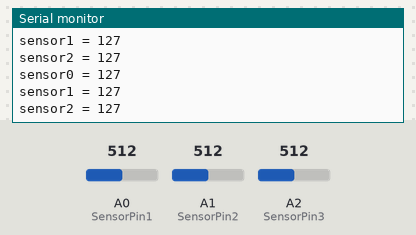
The sketch below on a simulated Arduino Uno, built with avr-gcc and run on an emulated ATmega328P. Parts: the last lines printed to the serial monitor. The inputs (shaded band) are chosen by the test bench; at power-on: A0 (SensorPin1) = 512, A1 (SensorPin2) = 512, A2 (SensorPin3) = 512.

Above: at 1.2 s.
1.3 s: A0 (SensorPin1) set to 716
At 2.6 s:
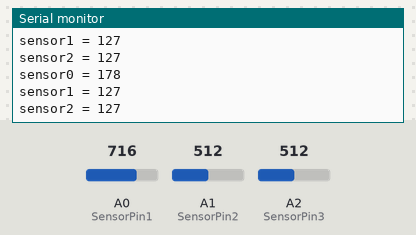
2.8 s: A1 (SensorPin2) set to 716
At 3.8 s:
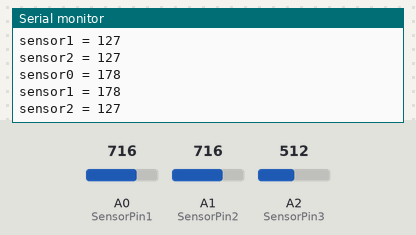
4.3 s: A2 (SensorPin3) set to 716
At 5.6 s:
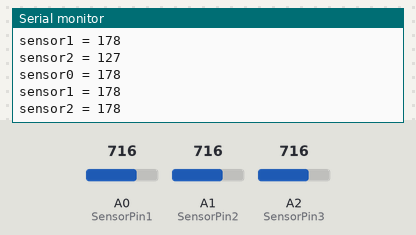
5.8 s: A0 (SensorPin1) set to 900
At 6.6 s:
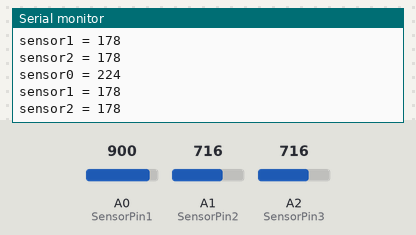
7.3 s: A1 (SensorPin2) set to 900
At 8.6 s:
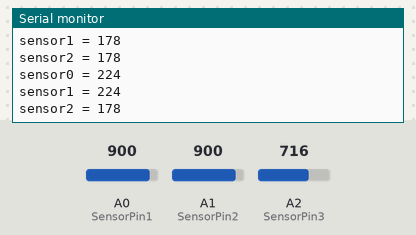
8.8 s: A2 (SensorPin3) set to 900
At 9.8 s:
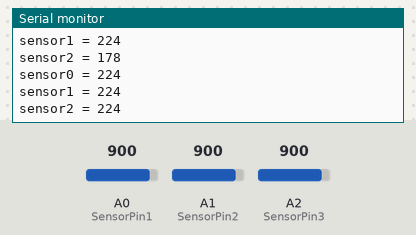
Timing chart, 0 to 11.3 s (numbered marks = the images above; inputs shaded):
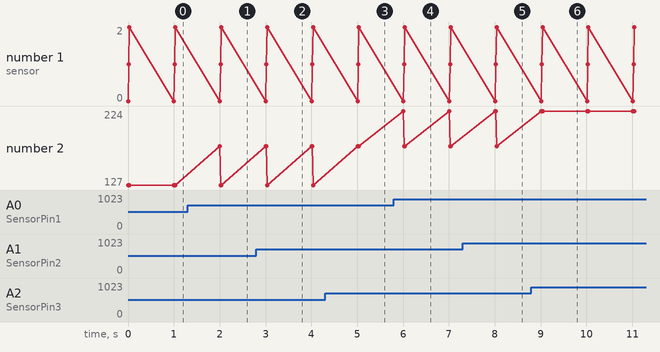

Measured:
- after the input at 1.3 s, the serial monitor: prints a new line after 0.70 s (image 1)
- after the input at 2.8 s, the serial monitor: prints a new line after 0.22 s (image 2)
- after the input at 4.3 s, the serial monitor: prints a new line after 0.74 s (image 3)
- after the input at 5.8 s, the serial monitor: prints a new line after 0.21 s (image 4)
- after the input at 7.3 s, the serial monitor: prints a new line after 0.73 s (image 5)
- after the input at 8.8 s, the serial monitor: prints a new line after 0.24 s (image 6)

The sketch:

sketch_nov20a.ino
```cpp
#include <SoftwareSerial.h>

int SensorPin1 = A0; //analog pin 0
int SensorPin2 = A1; //analog pin 1
int SensorPin3 = A2; //analog pin 2
int blueTx = 2;
int blueRx = 3;
SoftwareSerial mySerial(blueTx, blueRx);

void setup(){
  Serial.begin(9600);
  mySerial.begin(9600);

  // trig를 출력모드로 설정, echo를 입력모드로 설정

}

void loop(){
  int SensorReading = analogRead(SensorPin1);
  int mfsr_r18 = map(SensorReading, 0, 1024, 0, 255);
  Serial.print("sensor0 = ");
  Serial.println(mfsr_r18);
  if(mfsr_r18 > 10)
  {
    if(mySerial.available()){
        mySerial.print('1');
    }
  }
  else if(mfsr_r18< 10)
  {
     if(mySerial.available()){
        mySerial.print('0');
    }
  }

  SensorReading = analogRead(SensorPin2);
  mfsr_r18 = map(SensorReading, 0, 1024, 0, 255);
  Serial.print("sensor1 = ");
  Serial.println(mfsr_r18);
 if(mfsr_r18 > 10)
  {
    if(mySerial.available()){
        mySerial.print('3');
    }
  }
  else if(mfsr_r18< 10)
  {
     if(mySerial.available()){
        mySerial.print('2');
    }
  }

  SensorReading = analogRead(SensorPin3);
  mfsr_r18 = map(SensorReading, 0, 1024, 0, 255);
  Serial.print("sensor2 = ");
  Serial.println(mfsr_r18);
   if(mfsr_r18 > 10)
  {
    if(mySerial.available()){
        mySerial.print('5');
    }
  }
  else if(mfsr_r18< 10)
  {
     if(mySerial.available()){
        mySerial.print('4');
    }
  }


  delay(1000);
}
```
